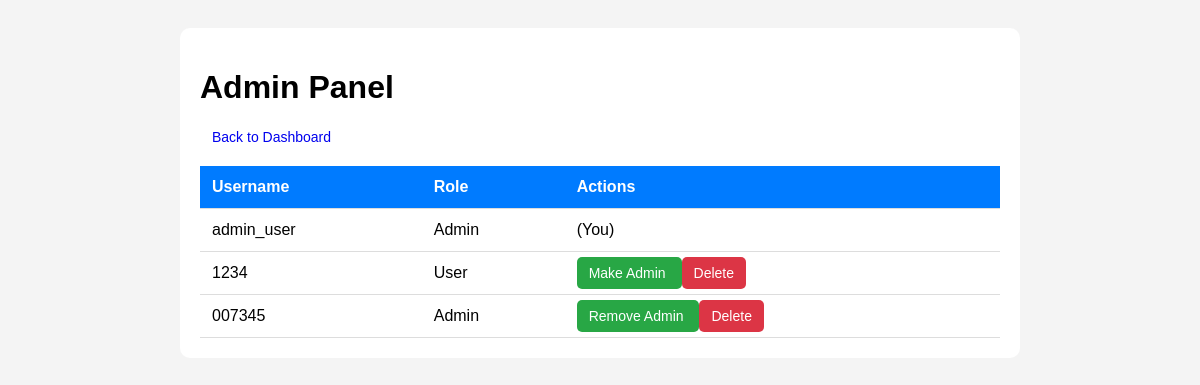
/admin2.php (signed in), run on the app's committed database.
### tables this page shows
CREATE TABLE `users` (
  `id` int NOT NULL,
  `username` varchar(100) NOT NULL,
  `password` varchar(255) NOT NULL,
  `is_admin` tinyint(1) NOT NULL DEFAULT '0'
);

### admin2.php (the view, shortened to what this page needs)
<?php
require 'config.php';
$stmt = $pdo->query("SELECT id, username, is_admin FROM users");
$users = $stmt->fetchAll();
?>
<!DOCTYPE html>
<html>
<head>
</head>
<body>
    <div class="container">
        <h1>Admin Panel</h1>
        <a href="dashboard.php" class="btn">Back to Dashboard</a>
        <table>
            <thead>
                <tr>
                    <th>Username</th>
                    <th>Role</th>
                    <th>Actions</th>
                </tr>
            </thead>
            <tbody>
                <?php foreach ($users as $user): ?>
                    <tr>
                        <td><?= htmlspecialchars($user['username']) ?></td>
                        <td><?= $user['is_admin'] ? 'Admin' : 'User' ?></td>
                        <td>
                            <?php if ($user['id'] != $_SESSION['user_id']): ?>
                                <a href="admin.php?toggle_admin=<?= $user['id'] ?>" class="btn btn-admin">
                                    <?= $user['is_admin'] ? 'Remove Admin' : 'Make Admin' ?>
                                </a>
                                <a href="admin.php?delete=<?= $user['id'] ?>" class="btn btn-delete" onclick="return confirm('Are you sure?')">Delete</a>
                            <?php else: ?>
                                <span>(You)</span>
                            <?php endif; ?>
                        </td>
                    </tr>
                <?php endforeach; ?>
            </tbody>
        </table>
    </div>
</body>
</html>

### admin2.php (style rules this page uses)
body { font-family: Arial, sans-serif; background-color: #f4f4f4; padding: 20px; }
.container { max-width: 800px; margin: auto; background: white; padding: 20px; border-radius: 10px; }
table { width: 100%; border-collapse: collapse; margin-top: 20px; }
th, td { padding: 12px; text-align: left; border-bottom: 1px solid #ddd; }
th { background-color: #007bff; color: white; }
.btn { padding: 8px 12px; border: none; border-radius: 5px; cursor: pointer; text-decoration: none; font-size: 14px; }
.btn-admin { background-color: #28a745; color: white; }
.btn-delete { background-color: #dc3545; color: white; }

### data on the page
users: username "admin_user", is_admin "Admin", shows "(You)"
users: username "1234", is_admin "User"
users: username "007345", is_admin "Admin"
